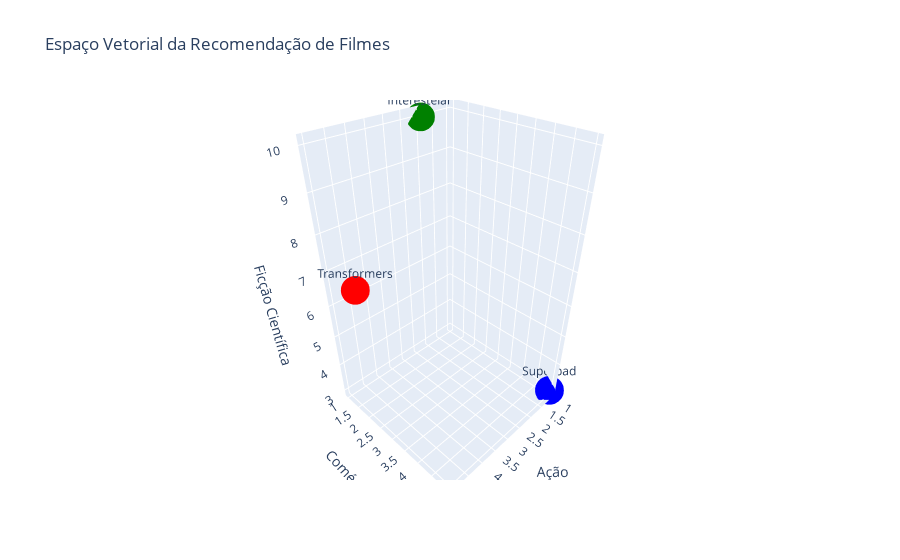

Here is the notebook cell this chart was saved with:
### Markdown cell above
### 4. Espaços Vetoriais: Representação Matemática da Recomendação

O conjunto de filmes pode ser interpretado como um espaço vetorial tridimensional,  
onde cada filme ocupa um ponto no espaço definido pelas preferências do usuário.

### Code cell
import plotly.graph_objects as go

# Extraindo valores corretamente da matriz filmes
x = filmes[:, 0]  # Ação
y = filmes[:, 1]  # Comédia
z = filmes[:, 2]  # Ficção Científica
nomes_filmes = ["Transformers", "Superbad", "Interestelar"]

# Criando o gráfico 3D
fig = go.Figure(data=[go.Scatter3d(
    x=x, y=y, z=z,
    mode='markers+text',
    marker=dict(size=10, color=['red', 'blue', 'green']),
    text=nomes_filmes,
    textposition="top center"
)])

fig.update_layout(
    scene=dict(
        xaxis_title='Ação',
        yaxis_title='Comédia',
        zaxis_title='Ficção Científica'
    ),
    title="Espaço Vetorial da Recomendação de Filmes"
)

fig.show()

### Figure 1 — Plotly figure (JSON) as saved in the notebook; plotly's stock layout.template omitted (floating-point values rounded to 4 significant figures)
{"data": [{"marker": {"color": ["red", "blue", "green"], "size": 10}, "mode": "markers+text", "text": ["Transformers", "Superbad", "Interestelar"], "textposition": "top center", "type": "scatter3d", "x": [5, 1, 2], "y": [2, 5, 1], "z": [7, 3, 10]}], "layout": {"scene": {"xaxis": {"title": {"text": "Ação"}}, "yaxis": {"title": {"text": "Comédia"}}, "zaxis": {"title": {"text": "Ficção Científica"}}}, "title": {"text": "Espaço Vetorial da Recomendação de Filmes"}}}
